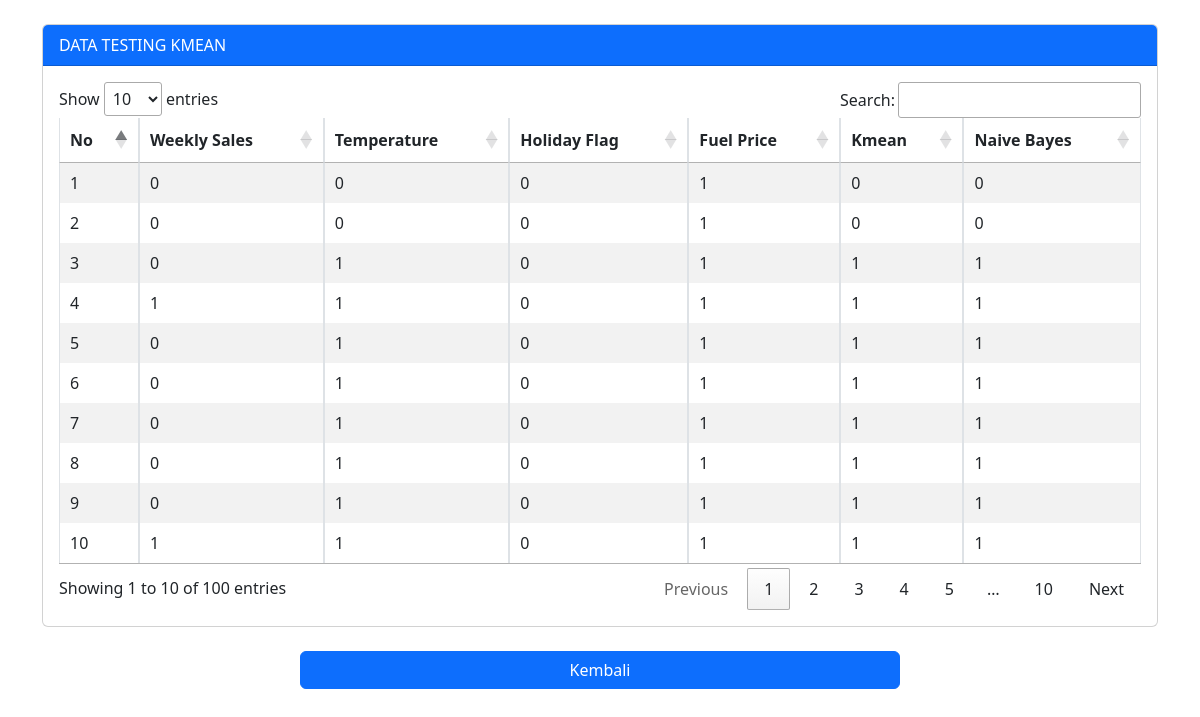
The app's page /Testing/Testing_Kmean.php with its own data.
### tables this page shows
CREATE TABLE `testing_data` (
  `id` int(15) NOT NULL,
  `weekly_sales` varchar(2) NOT NULL,
  `temperature` varchar(2) NOT NULL,
  `holiday_flag` tinyint(2) NOT NULL,
  `fuel_price` varchar(2) NOT NULL,
  `kmean` varchar(20) NOT NULL,
  `nbayes` varchar(20) NOT NULL
);

### Testing/Testing_Kmean.php (the view, shortened to what this page needs)
<?php
$connect = mysqli_connect("localhost", "root", "", "statistika");
for ($j = 4500; $j <= 5900; $j++) {
    $result = mysqli_query($connect, "SELECT temperature, holiday_flag, fuel_price FROM data_testing WHERE no = $j");
    if(mysqli_num_rows($result) == 0) {
        continue;
    }
    $row = mysqli_fetch_assoc($result);
    $temperature = $row['temperature'];
    $holiday_flag = $row['holiday_flag'];
    $fuel_price = $row['fuel_price'];
    $result = mysqli_query($connect, "SELECT
    (SELECT AVG(temperature) FROM data_testing WHERE class = 0) as avgC1,
    (SELECT AVG(holiday_flag) FROM data_testing WHERE class = 0) as avgC2,
    (SELECT AVG(fuel_price) FROM data_testing WHERE class = 0) as avgC3,
    (SELECT AVG(temperature) FROM data_testing WHERE class = 1) as avgC4,
    (SELECT AVG(holiday_flag) FROM data_testing WHERE class = 1) as avgC5,
    (SELECT AVG(fuel_price) FROM data_testing WHERE class = 1) as avgC6");
    $row = mysqli_fetch_assoc($result);
    $avgC1 = $row['avgC1'];
    $avgC2 = $row['avgC2'];
    $avgC3 = $row['avgC3'];
    $avgC4 = $row['avgC4'];
    $avgC5 = $row['avgC5'];
    $avgC6 = $row['avgC6'];
    mysqli_query($connect, "UPDATE cluster SET
    center1 = $avgC1, center2 = $avgC2, center3 = $avgC3 WHERE class = 0");
    mysqli_query($connect, "UPDATE cluster SET
    center1 = $avgC4, center2 = $avgC5, center3 = $avgC6 WHERE class = 1");
    $jarak0 = sqrt(($temperature - $avgC1) ** 2 + ($holiday_flag - $avgC2) ** 2 + ($fuel_price - $avgC3) ** 2);
    $jarak1 = sqrt(($temperature - $avgC4) ** 2 + ($holiday_flag - $avgC5) ** 2 + ($fuel_price - $avgC6) ** 2);
    $minimum = min($jarak0, $jarak1);
    if ($minimum == $jarak0) {
        $out = 0;
    } else {
        $out = 1;
    }
    mysqli_query($connect, "UPDATE testing_data SET kmean = $out WHERE id = $j");
}
?>
<!DOCTYPE html>
<html lang="en">
<head>
    <link rel="stylesheet" href="https://cdn.datatables.net/1.11.4/css/jquery.dataTables.min.css">
    <link rel="stylesheet" href="../Asset/css1/bootstrap.css">
</head>
<body>
<div class="container pt-4">
    <div class="card">
        <div class="card-header text-bg-primary text-white">DATA TESTING KMEAN</div>
        <div class="m-3">
            <table id="example" class="table table-bordered table-striped">
                <thead>
                    <tr>
                        <th>No</th>
                        <th>Weekly Sales</th>
                        <th>Temperature</th>
                        <th>Holiday Flag</th>
                        <th>Fuel Price</th>
                        <th>Kmean</th>
                        <th>Naive Bayes</th>
                    </tr>
                </thead>
                <tbody>
                    <?php
                    $no = 1;
                    $data = mysqli_query($connect, "SELECT * FROM testing_data");
                    while($row = mysqli_fetch_assoc($data)):
                    ?>
                    <tr>
                        <td><?= $no++ ?></td>
                        <td><?= $row['weekly_sales'] ?></td>
                        <td><?= $row['temperature'] ?></td>
                        <td><?= $row['holiday_flag'] ?></td>
                        <td><?= $row['fuel_price'] ?></td>
                        <td><?= $row['kmean'] ?></td>
                        <td><?= $row['nbayes'] ?></td>
                    </tr>
                    <?php endwhile; ?>
                </tbody>
            </table>
        </div>
    </div>
</div>
<br>
<div class="d-grid gap-2 col-6 mx-auto">
    <a href="../Main/TombolTesting.php" class="btn btn-primary" role="button">Kembali</a>
</div>
</body>
</html>

### records on screen
testing_data: weekly_sales "0", temperature "0", holiday_flag "0", fuel_price "1", kmean "0", nbayes "0"
testing_data: weekly_sales "0", temperature "0", holiday_flag "0", fuel_price "1", kmean "0", nbayes "0"
testing_data: weekly_sales "0", temperature "1", holiday_flag "0", fuel_price "1", kmean "1", nbayes "1"
testing_data: weekly_sales "1", temperature "1", holiday_flag "0", fuel_price "1", kmean "1", nbayes "1"
testing_data: weekly_sales "0", temperature "1", holiday_flag "0", fuel_price "1", kmean "1", nbayes "1"
testing_data: weekly_sales "0", temperature "1", holiday_flag "0", fuel_price "1", kmean "1", nbayes "1"
testing_data: weekly_sales "0", temperature "1", holiday_flag "0", fuel_price "1", kmean "1", nbayes "1"
testing_data: weekly_sales "0", temperature "1", holiday_flag "0", fuel_price "1", kmean "1", nbayes "1"
testing_data: weekly_sales "0", temperature "1", holiday_flag "0", fuel_price "1", kmean "1", nbayes "1"
testing_data: weekly_sales "1", temperature "1", holiday_flag "0", fuel_price "1", kmean "1", nbayes "1"
